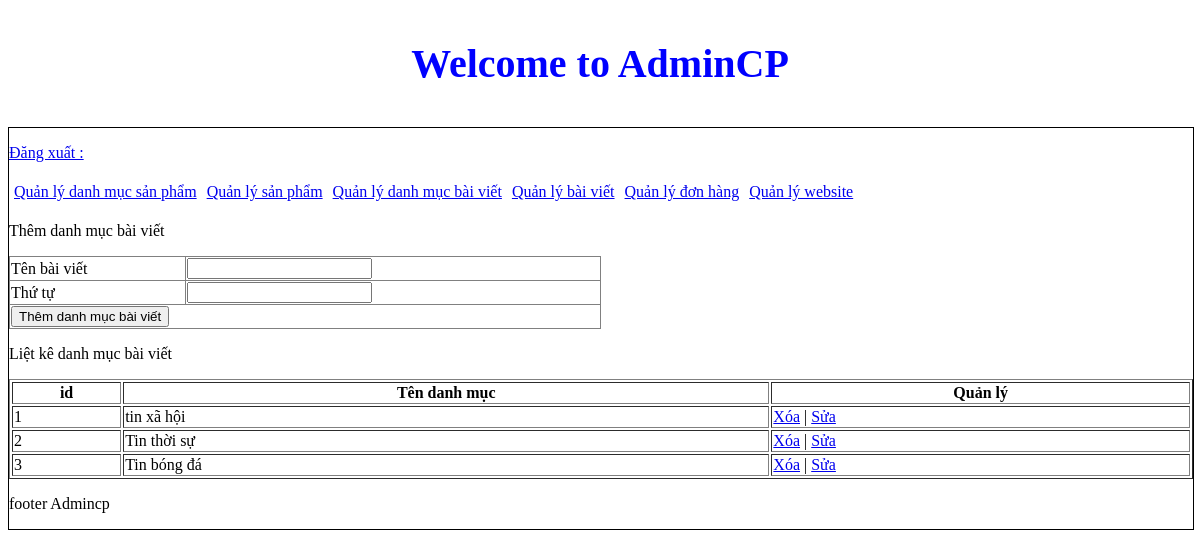
Page /admincp/index.php?action=quanlydanhmucbaiviet&query=them on the committed database.
### tables this page shows
CREATE TABLE `tbl_danhmucbaiviet` (
  `id_baiviet` int(11) NOT NULL,
  `tendanhmuc_baiviet` varchar(255) NOT NULL,
  `thutu` int(11) NOT NULL
);

### admincp/modules/quanlydanhmucbaiviet/lietke.php (the view)
<?php
     $sql_lietke_danhmucbv = "SELECT * FROM tbl_danhmucbaiviet ORDER BY thutu DESC";
     $query_lietke_danhmucbv = mysqli_query($mysqli,$sql_lietke_danhmucbv);
?>
<p>Liệt kê danh mục bài viết</p>
<table style=  "width: 100%" border="1" style="border-collapse: collapse;">
  <tr>
    <th>id</th>
    <th>Tên danh mục</th>
    <th>Quản lý</th>
  </tr>
<?php
$i = 0;
while($row = mysqli_fetch_array($query_lietke_danhmucbv)){
    $i++;
?>
  <tr>
    <td><?php echo $i ?></td>
    <td><?php echo $row['tendanhmuc_baiviet']  ?></td>
    <td>
      <a href="modules/quanlydanhmucbaiviet/xuly.php?idbaiviet=<?php echo $row['id_baiviet'] ?>">Xóa</a> | <a href="?action=quanlydanhmucbaiviet&query=sua&idbaiviet=<?php echo $row['id_baiviet'] ?>">Sửa</a>
    </td>
  </tr>
  <?php
}
  ?>
</table>

### rows in the picture
tbl_danhmucbaiviet: tendanhmuc_baiviet "tin xã hội"
tbl_danhmucbaiviet: tendanhmuc_baiviet "Tin thời sự"
tbl_danhmucbaiviet: tendanhmuc_baiviet "Tin bóng đá"
